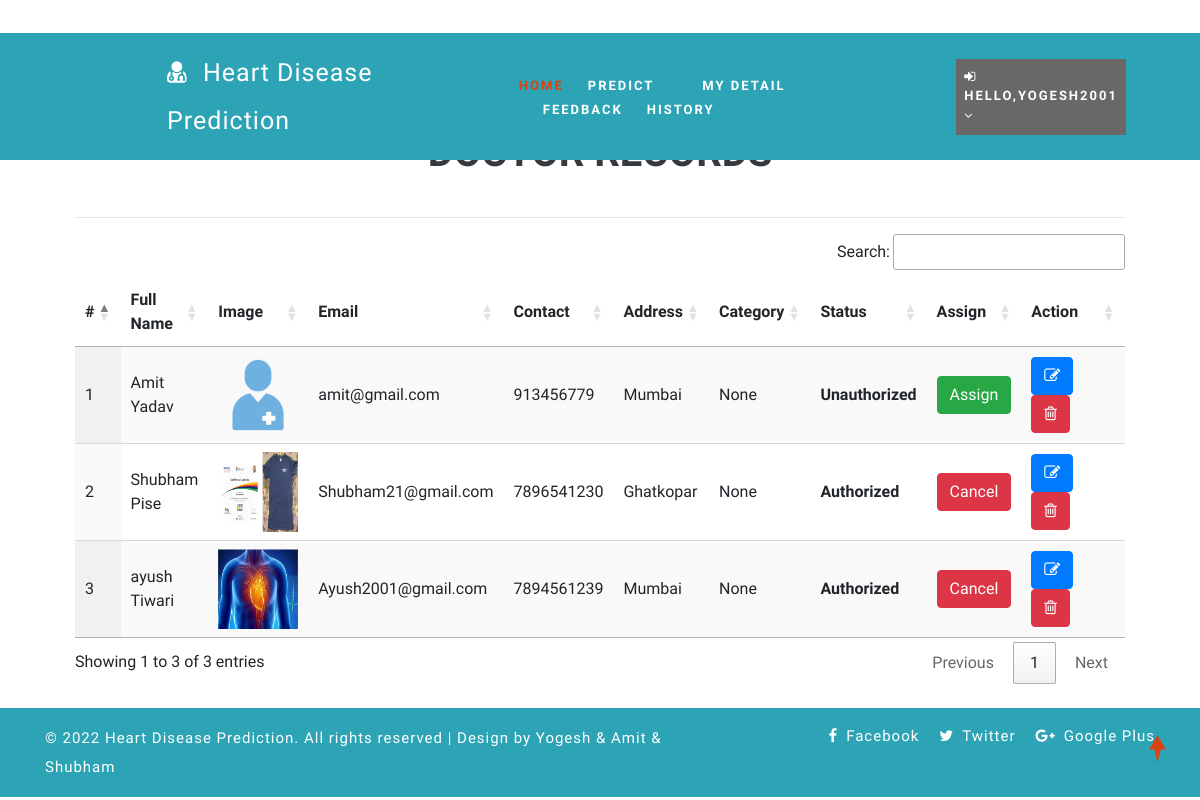
The page /view_doctor (signed in) on the database its author committed.
### health/models.py (models this page shows, shortened)
class Doctor(models.Model):
    status = models.IntegerField(DOCTOR_STATUS, null=True)
    user = models.ForeignKey(User, on_delete=models.CASCADE, null=True)
    contact = models.CharField(max_length=100, null=True)
    address = models.CharField(max_length=100, null=True)
    category = models.CharField(max_length=100, null=True)
    doj = models.DateField(null=True)
    dob = models.DateField(null=True)
    image = models.FileField(null=True)

### health/views.py (the view)
# urls.py: path('view_doctor', View_Doctor,name="view_doctor"),
@login_required(login_url="login")
def View_Doctor(request):
    doc = Doctor.objects.all()
    d = {'doc':doc}
    return render(request,'view_doctor.html',d)

### health/templates/view_doctor.html (shortened to what this page needs)
{% extends 'index.html' %}
{% load static %}
{% block body %}
<div class="container-fluid" style="width:90%;margin-top:8%">
                    <div class="container-fluid">
                        <h1 align="center"class="w3ls-title text-uppercase text-dark font-weight-bold">Doctor Records</h1><br>
                         </div><hr>
                                <table id="example" class="display" style="width:100%">
                                  <thead>
                                    <tr>
                                      <th>#</th>
                                      <th>Full Name</th>
                                      <th>Image</th>
                                      <th>Email</th>
                                      <th>Contact</th>
                                      <th>Address</th>
                                      <th>Category</th>
                                      <th>Status</th>
                                      <th>Assign</th>
                                      <th>Action</th>
                                  </tr>
                              </thead>
                              <tbody>
                              {% for i in doc %}
                                <tr>
                                  <td>{{forloop.counter}}</td>
                                  <td>{{i.user.first_name}} {{i.user.last_name}}</td>
                                  <td><img src="{{i.image.url}}" style="width:80px;height:80px"></td>
                                  <td>{{i.user.email}}</td>
                                  <td>{{i.contact}}</td>
                                  <td>{{i.address}}</td>
                                  <td>{{i.category}}</td>
                                  <td>
                                      {% if i.status == 1 %}
                                      <b>Authorized</b>
                                  {% else %}
                                      <b>Unauthorized</b>
                                      {% endif %}
                                  </td>
                                    <td>{% if i.status == 1 %}
                                        <a href="{% url 'assign_status' i.id %}" onclick="return confirm('Do you want to withdraw approval to doctor : {{i.user.first_name}}?')"><button class="btn btn-danger">Cancel</button></a>
                                        {% else %}
                                        <a href="{% url 'assign_status' i.id %}" onclick="return confirm('Do you want to give approve to doctor : {{i.user.first_name}}?')"><button class="btn btn-success">Assign</button></a>
                                        {% endif %}
                                    </td>
                                    <td style="width:150px">
                                      <a href="{% url 'change_doctor' i.id %}" ><button class="btn btn-primary"><i class="fa fa-edit"></i></button></a>
                                      <a href="{% url 'delete_doctor' i.id %}" ><button class="btn btn-danger" onclick="return confirm('Are you sure?')"><i class="fa fa-trash-o"></i></button></a></td>
                              </tr>
                              {% endfor %}
                          </tbody>
                      </table>
                  </div>
{% endblock %}

### health/templates/index.html (shortened to what this page needs)
<!DOCTYPE html>
{% load static %}
<html lang="zxx">
<head>
	<link rel="stylesheet" href="{% static 'css/bootstrap.css' %}">
	<link href="{% static 'css/css_slider.css' %}" type="text/css" rel="stylesheet" media="all">
	<link rel="stylesheet" href="{% static 'css/style.css' %}" type="text/css" media="all" />
	<link href="{% static 'css/font-awesome.min.css' %}" rel="stylesheet">
<link rel='stylesheet' type='text/css' href="https://cdn.datatables.net/1.10.21/css/jquery.dataTables.min.css">
<link rel='stylesheet' type='text/css' href="https://cdn.datatables.net/buttons/1.6.2/css/buttons.dataTables.min.css">
</head>
<body>
	<div id="home" style="margin-bottom:2%">
		<header>
			<div class="top-bar py-3">
				<div class="container">
					<div class="row">
						<div class="col-xl-7 col-lg-6 col-md-4 top-social-agile text-md-right text-center mt-md-0 mt-2">
							<div class="row">
								<div class="col-xl-3 col-lg-4 col-6 top-w3layouts p-md-0 text-right">
								</div>
								<div class="col-xl-3 col-lg-4 col-6 header-w3layouts text-md-right text-left">
								</div>
							</div>
						</div>
					</div>
				</div>
			</div>
		</header>
		<div class="main-top" style="background:rgb(44, 164, 182)">
			<div class="container-fluid">
				<div class="header d-md-flex justify-content-between align-items-center py-3">
					<div id="logo" style="margin-left:13%">
						<h1><p style="color:#FFFFFF ; font-size:25px">
							<span class="fa fa-user-md mr-2"></span>
							<span class="logo-sp">Heart Disease</span> Prediction
							</p>
						</h1>
					</div>
					{% if request.user.is_staff %}
					<div class="nav_w3ls" style="margin-right:4%">
						<nav>
							<label for="drop1" class="toggle">Menu</label>
							<input type="checkbox" id="drop1" />
							<ul class="menu" style="padding:15px;width:100%">
								<li class="mx-lg-4 mx-md-3 my-md-0 my-2"><a href="{% url 'admin_home' %}" >Home</a></li>
								<li>
									<label for="drop-2" class="toggle toogle-2"> <span class="fa fa-angle-down" aria-hidden="true"></span>
									</label>
									<a href="#"> Doctor <span class="fa fa-angle-down" aria-hidden="true"></span></a>
									<ul style="margin-top:2%;width:40%;margin-right:0%">
										<li style="width:100%;"><a href="/add_doctor" class="drop-text">Add Doctor</a></li>
										<li style="width:100%;"><a href="/view_doctor" class="drop-text">View Doctor</a></li>
									</ul>
								</li>
								<li class="mx-lg-4 mx-md-3 my-md-0 my-2"><a href="/view_patient">Patient</a></li>
								<li class="mx-lg-4 mx-md-3 my-md-0 my-2">
									<a href="/view_search_pat">Searched Data</a></li>
								<li><a href="/view_feedback">Feedback</a></li>
							</ul>
						</nav>
					</div>
					<div class="nav_w3ls" style="margin-right:3%">
						<nav>
							<label for="drop2" class="toggle">Menu</label>
							<input type="checkbox" id="drop2" />
							<ul class="menu">
								<li class="mx-lg-4 mx-md-3 my-md-0 my-2" style="background:red;padding:8px">
									<label for="drop-2" class="toggle toogle-2"> <span class="fa fa-angle-down" aria-hidden="true"></span>
									</label>
									<a href="#"><i class="fa fa-user"></i> {{request.user.username}} <span class="fa fa-angle-down" aria-hidden="true"></span></a>
									<ul style="margin-top:10%;width:80%;margin-right:5%">
										<li style="width:100%;"><a href="{% url 'change_password' %}" class="drop-text">Password</a></li>
										<li style="width:100%;"><a href="{% url 'logout' %}" class="drop-text">Logout</a></li>
									</ul>
								</li>
							</ul>
						</nav>
					</div>
					{% elif request.user.patient_set.all.0 %}
					<div class="nav_w3ls" style="margin-left:5%;font-weight:bold">
						<nav>
							<ul class="menu" style="padding:15px;width:100%">
								<li><a href="{% url 'patient_home' %}" class="active">Home</a></li>
								<li class="mx-lg-4 mx-md-3 my-md-0 my-2"><a href="/add_heartdetail">Predict</a></li>
								<li class="mx-lg-4 mx-md-3 my-md-0 my-2"><a href="/profile_doctor">My Detail</a></li>
								<li class="mx-lg-4 mx-md-3 my-md-0 my-2"><a href="/sent_feedback">Feedback</a></li>
								<li><a href="/view_search_pat">History</a></li>
							</ul>
						</nav>
					</div>
					<div class="nav_w3ls" style="margin-right:3%">
						<nav>
							<ul class="menu">
								<li class="mx-lg-4 mx-md-3 my-md-0 my-2" style="background:#6a6767;padding:8px">
									<a href="#"><i class="fa fa-sign-in"></i> Hello,{{request.user.username}} <span class="fa fa-angle-down" aria-hidden="true"></span></a>
								</li>
							</ul>
						</nav>
					</div>
					{% endif %}
				</div>
			</div>
		</div>
		{% block body %}
		{% endblock %}
	</div>
	<div class="copy-w3pvt" style="background:rgb(44, 164, 182);color:white">
		<div class="container py-3">
			<div class="row">
				<div class="col-lg-7 w3ls_footer_grid1_left text-lg-left text-center">
					<p style="color:white">&copy; 2022 Heart Disease Prediction. All rights reserved | Design by Yogesh & Amit & Shubham</a>
					</p>
				</div>
				<div class="col-lg-5 w3ls_footer_grid_left1_pos text-lg-right text-center mt-lg-0 mt-2">
					<ul style="color:white">
						<li>
							<a href="#" style="color:white" class="facebook">
								<span class="fa fa-facebook-f mr-2"></span>Facebook</a>
						</li>
						<li class="mx-3">
							<a href="#" style="color:white" class="twitter">
								<span class="fa fa-twitter mr-2"></span>Twitter</a>
						</li>
						<li>
							<a href="#" style="color:white" class="google">
								<span class="fa fa-google-plus mr-2"></span>Google Plus</a>
						</li>
					</ul>
				</div>
			</div>
		</div>
	</div>
	<a href="#home" style="color:white" class="move-top text-center"></a>
</body>
</html>

### health/static/css/style.css (style rules this page uses)
body { padding: 0; margin: 0; background: #FFF; font-family: 'Quicksand', sans-serif; }
body a, body button { transition: 0.5s all; -webkit-transition: 0.5s all; -moz-transition: 0.5s all; -o-transition: 0.5s all; -ms-transition: 0.5s all; text-decoration: none; }
html { scroll-behavior: smooth; }
h1, h2, h3, h4, h5, h6 { margin: 0; padding: 0; font-family: 'Mukta', sans-serif; }
p { margin: 0; padding: 0; font-size: 15px; letter-spacing: 1px; line-height: 1.9; color: #999; font-family: 'Quicksand', sans-serif; }
ul, ol { margin: 0; padding: 0; }
a.move-top { width: 34px; height: 34px; background: url(../images/move-top.png) no-repeat; display: inline-block; position: fixed; bottom: 4%; right: 2%; z-index: 0; }
#home { position: relative; }
.main-top { position: absolute; z-index: 999; width: 100%; background: rgba(0, 0, 0, 0.4); }
nav { margin: 0; padding: 0; }
span.logo-sp { font-weight: 100; }
nav:after { content: ""; display: table; clear: both; }
nav ul { float: right; padding: 0; margin: 0; list-style: none; position: relative; }
nav ul li { margin: 0px; display: inline-block; float: left; }
nav a { padding: 0; color: #fff; font-size: 13px; letter-spacing: 2px; font-weight: 700; text-transform: uppercase; display: inline-block; transition: 0.5s all; -webkit-transition: 0.5s all; -moz-transition: 0.5s all; -o-transition: 0.5s all; -ms-transition: 0.5s all; }
.menu li a.active, .menu li a:hover { color: #2196f3; transition: 0.5s all; -webkit-transition: 0.5s all; -moz-transition: 0.5s all; -o-transition: 0.5s all; -ms-transition: 0.5s all; color: #d84315; }
li>a:only-child:after { content: ''; }
.w3ls_footer_grid_left1_pos ul li, ul.list-part li { display: inline-block; }
.w3ls_footer_grid_left1_pos ul li a { color: #000; text-decoration: none; letter-spacing: 1px; font-size: 15px; }
.w3ls_footer_grid1_left p { color: #484848; font-weight: 500; }

### rows shown on the page
Doctor: user.first_name "Amit", user.last_name "Yadav", image (picture), user.email "amit@gmail.com", contact "913456779", address "Mumbai", category "None", status "Unauthorized"
Doctor: user.first_name "Shubham", user.last_name "Pise", image (picture), user.email "Shubham21@gmail.com", contact "7896541230", address "Ghatkopar", category "None", status "Authorized"
Doctor: user.first_name "ayush", user.last_name "Tiwari", image (picture), user.email "Ayush2001@gmail.com", contact "7894561239", address "Mumbai", category "None", status "Authorized"

### other values the page prints
{{ request.user.username }} "YOGESH2001"
